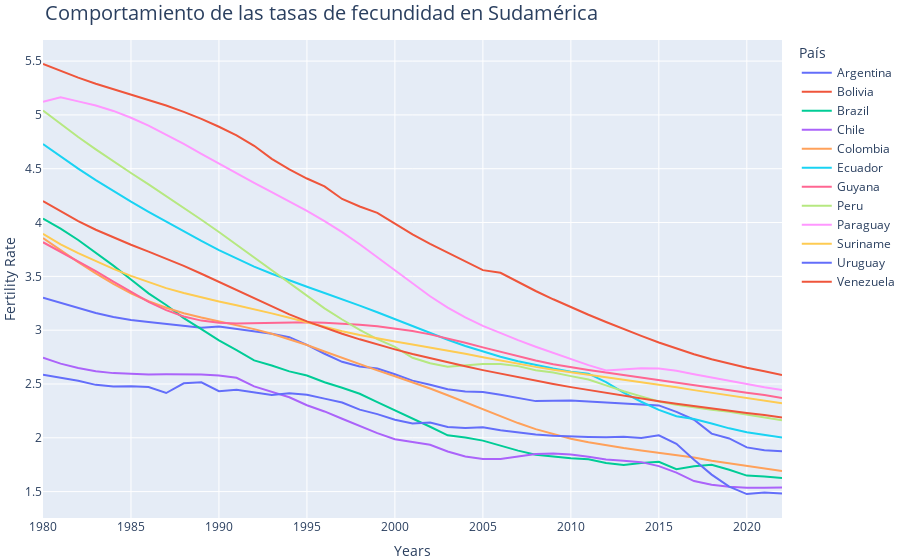

The code cell stored with this chart in its notebook:
### Markdown cell above
#### Ahora usaremos la libreria de Plotly las cual nos permite crear graficos interactivos y hacer el grafico anterior.

### Code cell
# Crear el gráfico interactivo con Plotly Express
fig = px.line(
    data_filtrada, 
    x='Year', 
    y='Fertility Rate', 
    color='Country Name', 
    line_group='Country Name',
    title='Comportamiento de las tasas de fecundidad en Sudamérica',
    labels={'Year': 'Years', 'Fertility Rate': 'Fertility Rate'},
)

# Actualizar el layout para mejorar la presentación
fig.update_layout(
    title_font_size=20,
    xaxis_title_font_size=14,
    yaxis_title_font_size=14,
    legend_title_text='País',
    legend_title_font_size=14,
    legend_itemclick='toggleothers',
    legend_itemdoubleclick='toggle',
    margin=dict(l=0, r=0, t=40, b=0)
)

# Mostramos el gráfico
fig.show()

# Guardamo el gráfico 
fig.write_html(f"../images/Fecundidad_sudanerica.html")

### Figure 1 — Plotly figure (JSON) as saved in the notebook; plotly's stock layout.template omitted (floating-point values rounded to 4 significant figures)
{"data": [{"hovertemplate": "Country Name=Argentina<br>Years=%{x}<br>Fertility Rate=%{y}<extra></extra>", "legendgroup": "Argentina", "line": {"color": "#636efa", "dash": "solid"}, "marker": {"symbol": "circle"}, "mode": "lines", "name": "Argentina", "orientation": "v", "showlegend": true, "type": "scatter", "x": [1980, 1981, 1982, 1983, 1984, 1985, 1986, 1987, 1988, 1989, 1990, 1991, 1992, 1993, 1994, 1995, 1996, 1997, 1998, 1999, 2000, 2001, 2002, 2003, 2004, 2005, 2006, 2007, 2008, 2009, 2010, 2011, 2012, 2013, 2014, 2015, 2016, 2017, 2018, 2019, 2020, 2021, 2022], "xaxis": "x", "y": [3.301, 3.253, 3.204, 3.159, 3.123, 3.095, 3.075, 3.059, 3.042, 3.022, 3.034, 3.012, 2.987, 2.966, 2.935, 2.864, 2.781, 2.706, 2.662, 2.643, 2.591, 2.531, 2.493, 2.451, 2.43, 2.426, 2.4, 2.37, 2.341, 2.344, 2.346, 2.338, 2.33, 2.322, 2.312, 2.301, 2.241, 2.168, 2.039, 1.994, 1.911, 1.885, 1.876], "yaxis": "y"}, {"hovertemplate": "Country Name=Bolivia<br>Years=%{x}<br>Fertility Rate=%{y}<extra></extra>", "legendgroup": "Bolivia", "line": {"color": "#EF553B", "dash": "solid"}, "marker": {"symbol": "circle"}, "mode": "lines", "name": "Bolivia", "orientation": "v", "showlegend": true, "type": "scatter", "x": [1980, 1981, 1982, 1983, 1984, 1985, 1986, 1987, 1988, 1989, 1990, 1991, 1992, 1993, 1994, 1995, 1996, 1997, 1998, 1999, 2000, 2001, 2002, 2003, 2004, 2005, 2006, 2007, 2008, 2009, 2010, 2011, 2012, 2013, 2014, 2015, 2016, 2017, 2018, 2019, 2020, 2021, 2022], "xaxis": "x", "y": [5.474, 5.408, 5.346, 5.289, 5.238, 5.189, 5.139, 5.087, 5.028, 4.963, 4.89, 4.81, 4.713, 4.592, 4.494, 4.409, 4.336, 4.219, 4.149, 4.09, 3.991, 3.89, 3.802, 3.721, 3.633, 3.558, 3.533, 3.447, 3.364, 3.287, 3.213, 3.143, 3.076, 3.01, 2.947, 2.886, 2.829, 2.777, 2.73, 2.688, 2.651, 2.618, 2.584], "yaxis": "y"}, {"hovertemplate": "Country Name=Brazil<br>Years=%{x}<br>Fertility Rate=%{y}<extra></extra>", "legendgroup": "Brazil", "line": {"color": "#00cc96", "dash": "solid"}, "marker": {"symbol": "circle"}, "mode": "lines", "name": "Brazil", "orientation": "v", "showlegend": true, "type": "scatter", "x": [1980, 1981, 1982, 1983, 1984, 1985, 1986, 1987, 1988, 1989, 1990, 1991, 1992, 1993, 1994, 1995, 1996, 1997, 1998, 1999, 2000, 2001, 2002, 2003, 2004, 2005, 2006, 2007, 2008, 2009, 2010, 2011, 2012, 2013, 2014, 2015, 2016, 2017, 2018, 2019, 2020, 2021, 2022], "xaxis": "x", "y": [4.037, 3.943, 3.838, 3.723, 3.6, 3.471, 3.342, 3.234, 3.112, 3.01, 2.905, 2.815, 2.719, 2.672, 2.617, 2.579, 2.516, 2.465, 2.409, 2.331, 2.255, 2.183, 2.103, 2.023, 2.002, 1.974, 1.927, 1.881, 1.842, 1.825, 1.81, 1.8, 1.767, 1.748, 1.767, 1.777, 1.709, 1.736, 1.749, 1.703, 1.649, 1.641, 1.626], "yaxis": "y"}, {"hovertemplate": "Country Name=Chile<br>Years=%{x}<br>Fertility Rate=%{y}<extra></extra>", "legendgroup": "Chile", "line": {"color": "#ab63fa", "dash": "solid"}, "marker": {"symbol": "circle"}, "mode": "lines", "name": "Chile", "orientation": "v", "showlegend": true, "type": "scatter", "x": [1980, 1981, 1982, 1983, 1984, 1985, 1986, 1987, 1988, 1989, 1990, 1991, 1992, 1993, 1994, 1995, 1996, 1997, 1998, 1999, 2000, 2001, 2002, 2003, 2004, 2005, 2006, 2007, 2008, 2009, 2010, 2011, 2012, 2013, 2014, 2015, 2016, 2017, 2018, 2019, 2020, 2021, 2022], "xaxis": "x", "y": [2.744, 2.689, 2.648, 2.619, 2.601, 2.592, 2.589, 2.59, 2.591, 2.589, 2.579, 2.558, 2.478, 2.43, 2.377, 2.303, 2.245, 2.177, 2.112, 2.044, 1.987, 1.961, 1.935, 1.873, 1.826, 1.803, 1.803, 1.826, 1.85, 1.855, 1.844, 1.823, 1.798, 1.786, 1.774, 1.737, 1.676, 1.598, 1.564, 1.545, 1.537, 1.537, 1.539], "yaxis": "y"}, {"hovertemplate": "Country Name=Colombia<br>Years=%{x}<br>Fertility Rate=%{y}<extra></extra>", "legendgroup": "Colombia", "line": {"color": "#FFA15A", "dash": "solid"}, "marker": {"symbol": "circle"}, "mode": "lines", "name": "Colombia", "orientation": "v", "showlegend": true, "type": "scatter", "x": [1980, 1981, 1982, 1983, 1984, 1985, 1986, 1987, 1988, 1989, 1990, 1991, 1992, 1993, 1994, 1995, 1996, 1997, 1998, 1999, 2000, 2001, 2002, 2003, 2004, 2005, 2006, 2007, 2008, 2009, 2010, 2011, 2012, 2013, 2014, 2015, 2016, 2017, 2018, 2019, 2020, 2021, 2022], "xaxis": "x", "y": [3.856, 3.743, 3.632, 3.527, 3.43, 3.343, 3.269, 3.208, 3.158, 3.117, 3.082, 3.047, 3.01, 2.967, 2.918, 2.862, 2.802, 2.742, 2.683, 2.627, 2.572, 2.516, 2.458, 2.395, 2.33, 2.263, 2.198, 2.137, 2.081, 2.033, 1.992, 1.958, 1.93, 1.905, 1.883, 1.863, 1.843, 1.818, 1.787, 1.765, 1.737, 1.717, 1.692], "yaxis": "y"}, {"hovertemplate": "Country Name=Ecuador<br>Years=%{x}<br>Fertility Rate=%{y}<extra></extra>", "legendgroup": "Ecuador", "line": {"color": "#19d3f3", "dash": "solid"}, "marker": {"symbol": "circle"}, "mode": "lines", "name": "Ecuador", "orientation": "v", "showlegend": true, "type": "scatter", "x": [1980, 1981, 1982, 1983, 1984, 1985, 1986, 1987, 1988, 1989, 1990, 1991, 1992, 1993, 1994, 1995, 1996, 1997, 1998, 1999, 2000, 2001, 2002, 2003, 2004, 2005, 2006, 2007, 2008, 2009, 2010, 2011, 2012, 2013, 2014, 2015, 2016, 2017, 2018, 2019, 2020, 2021, 2022], "xaxis": "x", "y": [4.73, 4.612, 4.501, 4.395, 4.293, 4.195, 4.1, 4.007, 3.917, 3.829, 3.744, 3.665, 3.591, 3.524, 3.461, 3.403, 3.345, 3.288, 3.228, 3.166, 3.102, 3.037, 2.972, 2.911, 2.853, 2.8, 2.753, 2.711, 2.675, 2.643, 2.615, 2.596, 2.517, 2.419, 2.335, 2.26, 2.201, 2.174, 2.133, 2.088, 2.051, 2.026, 2.003], "yaxis": "y"}, {"hovertemplate": "Country Name=Guyana<br>Years=%{x}<br>Fertility Rate=%{y}<extra></extra>", "legendgroup": "Guyana", "line": {"color": "#FF6692", "dash": "solid"}, "marker": {"symbol": "circle"}, "mode": "lines", "name": "Guyana", "orientation": "v", "showlegend": true, "type": "scatter", "x": [1980, 1981, 1982, 1983, 1984, 1985, 1986, 1987, 1988, 1989, 1990, 1991, 1992, 1993, 1994, 1995, 1996, 1997, 1998, 1999, 2000, 2001, 2002, 2003, 2004, 2005, 2006, 2007, 2008, 2009, 2010, 2011, 2012, 2013, 2014, 2015, 2016, 2017, 2018, 2019, 2020, 2021, 2022], "xaxis": "x", "y": [3.817, 3.728, 3.64, 3.548, 3.452, 3.354, 3.263, 3.186, 3.127, 3.089, 3.069, 3.063, 3.066, 3.071, 3.074, 3.074, 3.069, 3.061, 3.05, 3.036, 3.017, 2.992, 2.961, 2.924, 2.883, 2.84, 2.797, 2.755, 2.718, 2.684, 2.655, 2.63, 2.606, 2.582, 2.558, 2.534, 2.509, 2.485, 2.462, 2.44, 2.418, 2.397, 2.369], "yaxis": "y"}, {"hovertemplate": "Country Name=Peru<br>Years=%{x}<br>Fertility Rate=%{y}<extra></extra>", "legendgroup": "Peru", "line": {"color": "#B6E880", "dash": "solid"}, "marker": {"symbol": "circle"}, "mode": "lines", "name": "Peru", "orientation": "v", "showlegend": true, "type": "scatter", "x": [1980, 1981, 1982, 1983, 1984, 1985, 1986, 1987, 1988, 1989, 1990, 1991, 1992, 1993, 1994, 1995, 1996, 1997, 1998, 1999, 2000, 2001, 2002, 2003, 2004, 2005, 2006, 2007, 2008, 2009, 2010, 2011, 2012, 2013, 2014, 2015, 2016, 2017, 2018, 2019, 2020, 2021, 2022], "xaxis": "x", "y": [5.041, 4.915, 4.795, 4.68, 4.568, 4.46, 4.354, 4.247, 4.138, 4.026, 3.912, 3.794, 3.673, 3.552, 3.432, 3.315, 3.203, 3.099, 3.002, 2.917, 2.845, 2.744, 2.693, 2.661, 2.673, 2.686, 2.686, 2.666, 2.628, 2.607, 2.573, 2.542, 2.487, 2.432, 2.385, 2.338, 2.306, 2.281, 2.26, 2.242, 2.216, 2.192, 2.164], "yaxis": "y"}, {"hovertemplate": "Country Name=Paraguay<br>Years=%{x}<br>Fertility Rate=%{y}<extra></extra>", "legendgroup": "Paraguay", "line": {"color": "#FF97FF", "dash": "solid"}, "marker": {"symbol": "circle"}, "mode": "lines", "name": "Paraguay", "orientation": "v", "showlegend": true, "type": "scatter", "x": [1980, 1981, 1982, 1983, 1984, 1985, 1986, 1987, 1988, 1989, 1990, 1991, 1992, 1993, 1994, 1995, 1996, 1997, 1998, 1999, 2000, 2001, 2002, 2003, 2004, 2005, 2006, 2007, 2008, 2009, 2010, 2011, 2012, 2013, 2014, 2015, 2016, 2017, 2018, 2019, 2020, 2021, 2022], "xaxis": "x", "y": [5.122, 5.165, 5.126, 5.087, 5.037, 4.974, 4.9, 4.818, 4.73, 4.639, 4.547, 4.457, 4.368, 4.282, 4.196, 4.108, 4.014, 3.911, 3.798, 3.678, 3.553, 3.431, 3.315, 3.21, 3.119, 3.04, 2.97, 2.907, 2.846, 2.787, 2.73, 2.675, 2.625, 2.636, 2.646, 2.645, 2.624, 2.591, 2.561, 2.525, 2.497, 2.469, 2.444], "yaxis": "y"}, {"hovertemplate": "Country Name=Suriname<br>Years=%{x}<br>Fertility Rate=%{y}<extra></extra>", "legendgroup": "Suriname", "line": {"color": "#FECB52", "dash": "solid"}, "marker": {"symbol": "circle"}, "mode": "lines", "name": "Suriname", "orientation": "v", "showlegend": true, "type": "scatter", "x": [1980, 1981, 1982, 1983, 1984, 1985, 1986, 1987, 1988, 1989, 1990, 1991, 1992, 1993, 1994, 1995, 1996, 1997, 1998, 1999, 2000, 2001, 2002, 2003, 2004, 2005, 2006, 2007, 2008, 2009, 2010, 2011, 2012, 2013, 2014, 2015, 2016, 2017, 2018, 2019, 2020, 2021, 2022], "xaxis": "x", "y": [3.895, 3.798, 3.715, 3.64, 3.57, 3.505, 3.445, 3.391, 3.345, 3.304, 3.267, 3.231, 3.195, 3.156, 3.115, 3.072, 3.03, 2.99, 2.955, 2.923, 2.895, 2.868, 2.84, 2.811, 2.781, 2.749, 2.717, 2.687, 2.659, 2.633, 2.61, 2.587, 2.565, 2.543, 2.519, 2.494, 2.469, 2.443, 2.418, 2.394, 2.371, 2.348, 2.322], "yaxis": "y"}, {"hovertemplate": "Country Name=Uruguay<br>Years=%{x}<br>Fertility Rate=%{y}<extra></extra>", "legendgroup": "Uruguay", "line": {"color": "#636efa", "dash": "solid"}, "marker": {"symbol": "circle"}, "mode": "lines", "name": "Uruguay", "orientation": "v", "showlegend": true, "type": "scatter", "x": [1980, 1981, 1982, 1983, 1984, 1985, 1986, 1987, 1988, 1989, 1990, 1991, 1992, 1993, 1994, 1995, 1996, 1997, 1998, 1999, 2000, 2001, 2002, 2003, 2004, 2005, 2006, 2007, 2008, 2009, 2010, 2011, 2012, 2013, 2014, 2015, 2016, 2017, 2018, 2019, 2020, 2021, 2022], "xaxis": "x", "y": [2.587, 2.562, 2.53, 2.492, 2.476, 2.48, 2.472, 2.416, 2.506, 2.516, 2.433, 2.446, 2.423, 2.397, 2.415, 2.401, 2.364, 2.328, 2.262, 2.22, 2.168, 2.132, 2.142, 2.101, 2.09, 2.097, 2.07, 2.048, 2.03, 2.018, 2.011, 2.008, 2.006, 2.01, 1.998, 2.023, 1.945, 1.796, 1.658, 1.546, 1.477, 1.493, 1.483], "yaxis": "y"}, {"hovertemplate": "Country Name=Venezuela<br>Years=%{x}<br>Fertility Rate=%{y}<extra></extra>", "legendgroup": "Venezuela", "line": {"color": "#EF553B", "dash": "solid"}, "marker": {"symbol": "circle"}, "mode": "lines", "name": "Venezuela", "orientation": "v", "showlegend": true, "type": "scatter", "x": [1980, 1981, 1982, 1983, 1984, 1985, 1986, 1987, 1988, 1989, 1990, 1991, 1992, 1993, 1994, 1995, 1996, 1997, 1998, 1999, 2000, 2001, 2002, 2003, 2004, 2005, 2006, 2007, 2008, 2009, 2010, 2011, 2012, 2013, 2014, 2015, 2016, 2017, 2018, 2019, 2020, 2021, 2022], "xaxis": "x", "y": [4.2, 4.104, 4.014, 3.933, 3.861, 3.794, 3.73, 3.665, 3.597, 3.524, 3.448, 3.37, 3.292, 3.218, 3.147, 3.082, 3.022, 2.967, 2.915, 2.867, 2.822, 2.779, 2.739, 2.701, 2.664, 2.629, 2.595, 2.562, 2.53, 2.5, 2.471, 2.444, 2.417, 2.39, 2.365, 2.34, 2.317, 2.294, 2.272, 2.25, 2.23, 2.211, 2.188], "yaxis": "y"}], "layout": {"legend": {"itemclick": "toggleothers", "itemdoubleclick": "toggle", "title": {"font": {"size": 14}, "text": "País"}, "tracegroupgap": 0}, "margin": {"b": 0, "l": 0, "r": 0, "t": 40}, "title": {"font": {"size": 20}, "text": "Comportamiento de las tasas de fecundidad en Sudamérica"}, "xaxis": {"anchor": "y", "domain": [0, 1], "title": {"font": {"size": 14}, "text": "Years"}}, "yaxis": {"anchor": "x", "domain": [0, 1], "title": {"font": {"size": 14}, "text": "Fertility Rate"}}}}
